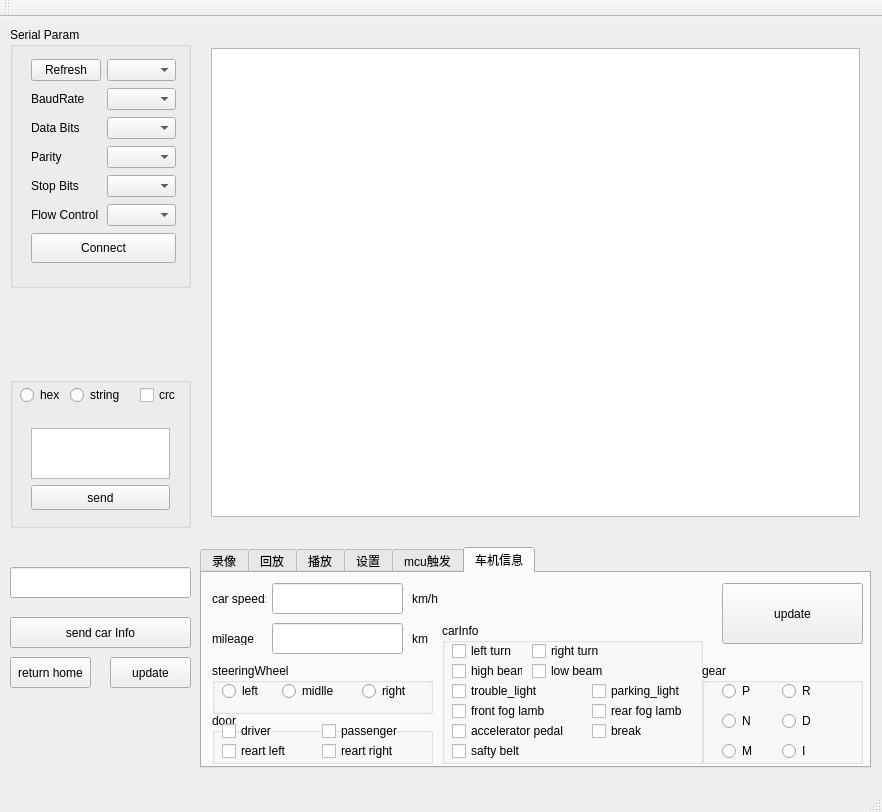
<?xml version="1.0" encoding="UTF-8"?>
<ui version="4.0">
 <class>MainWindow</class>
 <widget class="QMainWindow" name="MainWindow">
  <property name="geometry">
   <rect>
    <x>0</x>
    <y>0</y>
    <width>882</width>
    <height>812</height>
   </rect>
  </property>
  <property name="windowTitle">
   <string>qf_com_assistant</string>
  </property>
  <widget class="QWidget" name="centralWidget">
   <widget class="QGroupBox" name="groupBox">
    <property name="geometry">
     <rect>
      <x>10</x>
      <y>10</y>
      <width>181</width>
      <height>261</height>
     </rect>
    </property>
    <property name="title">
     <string>Serial Param</string>
    </property>
    <widget class="QWidget" name="gridLayoutWidget">
     <property name="geometry">
      <rect>
       <x>10</x>
       <y>20</y>
       <width>167</width>
       <height>231</height>
      </rect>
     </property>
     <layout class="QGridLayout" name="gridLayout">
      <item row="2" column="1">
       <widget class="QComboBox" name="comboBox_dataBits"/>
      </item>
      <item row="4" column="1">
       <widget class="QComboBox" name="comboBox_stopBits"/>
      </item>
      <item row="5" column="0">
       <widget class="QLabel" name="label_5">
        <property name="text">
         <string>Flow Control</string>
        </property>
       </widget>
      </item>
      <item row="4" column="0">
       <widget class="QLabel" name="label_4">
        <property name="text">
         <string>Stop Bits</string>
        </property>
       </widget>
      </item>
      <item row="1" column="0">
       <widget class="QLabel" name="label">
        <property name="text">
         <string>BaudRate</string>
        </property>
       </widget>
      </item>
      <item row="2" column="0">
       <widget class="QLabel" name="label_2">
        <property name="text">
         <string>Data Bits</string>
        </property>
       </widget>
      </item>
      <item row="1" column="1">
       <widget class="QComboBox" name="comboBox_baudRate"/>
      </item>
      <item row="0" column="0">
       <widget class="QPushButton" name="pushButton_refresh">
        <property name="text">
         <string>Refresh</string>
        </property>
       </widget>
      </item>
      <item row="3" column="0">
       <widget class="QLabel" name="label_3">
        <property name="text">
         <string>Parity</string>
        </property>
       </widget>
      </item>
      <item row="0" column="1">
       <widget class="QComboBox" name="comboBox_portsNum"/>
      </item>
      <item row="3" column="1">
       <widget class="QComboBox" name="comboBox_parity"/>
      </item>
      <item row="5" column="1">
       <widget class="QComboBox" name="comboBox_flowControl"/>
      </item>
      <item row="6" column="0" colspan="2">
       <widget class="QPushButton" name="pushButton_connectAndDisconnect">
        <property name="minimumSize">
         <size>
          <width>0</width>
          <height>30</height>
         </size>
        </property>
        <property name="text">
         <string>Connect</string>
        </property>
       </widget>
      </item>
     </layout>
    </widget>
   </widget>
   <widget class="QWidget" name="gridLayoutWidget_2">
    <property name="geometry">
     <rect>
      <x>200</x>
      <y>20</y>
      <width>671</width>
      <height>491</height>
     </rect>
    </property>
    <layout class="QGridLayout" name="gridLayout_2">
     <item row="0" column="0">
      <widget class="QPlainTextEdit" name="plainTextEdit_console"/>
     </item>
    </layout>
   </widget>
   <widget class="QGroupBox" name="groupBox_2">
    <property name="geometry">
     <rect>
      <x>10</x>
      <y>360</y>
      <width>181</width>
      <height>151</height>
     </rect>
    </property>
    <property name="title">
     <string/>
    </property>
    <widget class="QRadioButton" name="radioButton_sendHex">
     <property name="geometry">
      <rect>
       <x>10</x>
       <y>10</y>
       <width>51</width>
       <height>16</height>
      </rect>
     </property>
     <property name="text">
      <string>hex</string>
     </property>
    </widget>
    <widget class="QRadioButton" name="radioButton_sendString">
     <property name="geometry">
      <rect>
       <x>60</x>
       <y>10</y>
       <width>61</width>
       <height>16</height>
      </rect>
     </property>
     <property name="text">
      <string>string</string>
     </property>
    </widget>
    <widget class="QWidget" name="gridLayoutWidget_3">
     <property name="geometry">
      <rect>
       <x>10</x>
       <y>40</y>
       <width>161</width>
       <height>104</height>
      </rect>
     </property>
     <layout class="QGridLayout" name="gridLayout_4">
      <item row="1" column="0">
       <widget class="QPlainTextEdit" name="plainTextEdit_send"/>
      </item>
      <item row="2" column="0">
       <widget class="QPushButton" name="pushButton_sendInput">
        <property name="minimumSize">
         <size>
          <width>0</width>
          <height>25</height>
         </size>
        </property>
        <property name="text">
         <string>send</string>
        </property>
       </widget>
      </item>
     </layout>
    </widget>
    <widget class="QCheckBox" name="checkBox_sndWithCrc">
     <property name="geometry">
      <rect>
       <x>130</x>
       <y>10</y>
       <width>41</width>
       <height>16</height>
      </rect>
     </property>
     <property name="text">
      <string>crc</string>
     </property>
    </widget>
   </widget>
   <widget class="QTabWidget" name="tabWidget">
    <property name="geometry">
     <rect>
      <x>200</x>
      <y>530</y>
      <width>671</width>
      <height>221</height>
     </rect>
    </property>
    <property name="currentIndex">
     <number>5</number>
    </property>
    <widget class="QWidget" name="tab">
     <attribute name="title">
      <string>录像</string>
     </attribute>
     <widget class="QPushButton" name="pushButton_micOn">
      <property name="geometry">
       <rect>
        <x>20</x>
        <y>80</y>
        <width>75</width>
        <height>23</height>
       </rect>
      </property>
      <property name="text">
       <string>mic_on</string>
      </property>
     </widget>
     <widget class="QPushButton" name="pushButton_micOff">
      <property name="geometry">
       <rect>
        <x>100</x>
        <y>80</y>
        <width>75</width>
        <height>23</height>
       </rect>
      </property>
      <property name="text">
       <string>mic_off</string>
      </property>
     </widget>
     <widget class="QPushButton" name="pushButton_recStart">
      <property name="geometry">
       <rect>
        <x>20</x>
        <y>10</y>
        <width>75</width>
        <height>23</height>
       </rect>
      </property>
      <property name="text">
       <string>rec_start</string>
      </property>
     </widget>
     <widget class="QPushButton" name="pushButton_recStop">
      <property name="geometry">
       <rect>
        <x>100</x>
        <y>10</y>
        <width>75</width>
        <height>23</height>
       </rect>
      </property>
      <property name="text">
       <string>rec_stop</string>
      </property>
     </widget>
     <widget class="QPushButton" name="pushButton_eventStart">
      <property name="geometry">
       <rect>
        <x>20</x>
        <y>40</y>
        <width>75</width>
        <height>23</height>
       </rect>
      </property>
      <property name="text">
       <string>event</string>
      </property>
     </widget>
     <widget class="QPushButton" name="pushButton_capture">
      <property name="geometry">
       <rect>
        <x>100</x>
        <y>40</y>
        <width>75</width>
        <height>23</height>
       </rect>
      </property>
      <property name="text">
       <string>capture</string>
      </property>
     </widget>
     <widget class="QPushButton" name="pushButton_normalBrowse">
      <property name="geometry">
       <rect>
        <x>210</x>
        <y>10</y>
        <width>75</width>
        <height>23</height>
       </rect>
      </property>
      <property name="text">
       <string>normal</string>
      </property>
     </widget>
    </widget>
    <widget class="QWidget" name="tab_2">
     <attribute name="title">
      <string>回放</string>
     </attribute>
     <widget class="QPushButton" name="pushButton_prevPage">
      <property name="geometry">
       <rect>
        <x>20</x>
        <y>70</y>
        <width>75</width>
        <height>23</height>
       </rect>
      </property>
      <property name="text">
       <string>prev_page</string>
      </property>
     </widget>
     <widget class="QPushButton" name="pushButton_nextPage">
      <property name="geometry">
       <rect>
        <x>110</x>
        <y>70</y>
        <width>75</width>
        <height>23</height>
       </rect>
      </property>
      <property name="text">
       <string>next_page</string>
      </property>
     </widget>
     <widget class="QPushButton" name="pushButton_photoBrowse">
      <property name="geometry">
       <rect>
        <x>200</x>
        <y>40</y>
        <width>75</width>
        <height>23</height>
       </rect>
      </property>
      <property name="text">
       <string>photo</string>
      </property>
     </widget>
     <widget class="QPushButton" name="pushButton_eventBrowse">
      <property name="geometry">
       <rect>
        <x>110</x>
        <y>40</y>
        <width>75</width>
        <height>23</height>
       </rect>
      </property>
      <property name="text">
       <string>event</string>
      </property>
     </widget>
     <widget class="QPushButton" name="pushButton_normalBrowse_inThumb">
      <property name="geometry">
       <rect>
        <x>20</x>
        <y>40</y>
        <width>75</width>
        <height>23</height>
       </rect>
      </property>
      <property name="text">
       <string>normal</string>
      </property>
     </widget>
     <widget class="QPushButton" name="pushButton_exitBrowse">
      <property name="geometry">
       <rect>
        <x>10</x>
        <y>10</y>
        <width>75</width>
        <height>23</height>
       </rect>
      </property>
      <property name="text">
       <string>exit_browse</string>
      </property>
     </widget>
     <widget class="QPushButton" name="pushButton_deleteAll">
      <property name="geometry">
       <rect>
        <x>70</x>
        <y>100</y>
        <width>75</width>
        <height>23</height>
       </rect>
      </property>
      <property name="text">
       <string>delete all</string>
      </property>
     </widget>
     <widget class="QGroupBox" name="groupBox_3">
      <property name="geometry">
       <rect>
        <x>520</x>
        <y>0</y>
        <width>131</width>
        <height>121</height>
       </rect>
      </property>
      <property name="title">
       <string/>
      </property>
      <widget class="QRadioButton" name="radioButton_1">
       <property name="geometry">
        <rect>
         <x>10</x>
         <y>10</y>
         <width>31</width>
         <height>16</height>
        </rect>
       </property>
       <property name="text">
        <string>1</string>
       </property>
      </widget>
      <widget class="QRadioButton" name="radioButton_2">
       <property name="geometry">
        <rect>
         <x>50</x>
         <y>10</y>
         <width>31</width>
         <height>16</height>
        </rect>
       </property>
       <property name="text">
        <string>2</string>
       </property>
      </widget>
      <widget class="QRadioButton" name="radioButton_3">
       <property name="geometry">
        <rect>
         <x>90</x>
         <y>10</y>
         <width>31</width>
         <height>16</height>
        </rect>
       </property>
       <property name="text">
        <string>3</string>
       </property>
      </widget>
      <widget class="QRadioButton" name="radioButton_4">
       <property name="geometry">
        <rect>
         <x>10</x>
         <y>30</y>
         <width>31</width>
         <height>16</height>
        </rect>
       </property>
       <property name="text">
        <string>4</string>
       </property>
      </widget>
      <widget class="QRadioButton" name="radioButton_5">
       <property name="geometry">
        <rect>
         <x>50</x>
         <y>30</y>
         <width>31</width>
         <height>16</height>
        </rect>
       </property>
       <property name="text">
        <string>5</string>
       </property>
      </widget>
      <widget class="QRadioButton" name="radioButton_6">
       <property name="geometry">
        <rect>
         <x>90</x>
         <y>30</y>
         <width>31</width>
         <height>16</height>
        </rect>
       </property>
       <property name="text">
        <string>6</string>
       </property>
      </widget>
      <widget class="QRadioButton" name="radioButton_8">
       <property name="geometry">
        <rect>
         <x>50</x>
         <y>50</y>
         <width>31</width>
         <height>16</height>
        </rect>
       </property>
       <property name="text">
        <string>8</string>
       </property>
      </widget>
      <widget class="QRadioButton" name="radioButton_9">
       <property name="geometry">
        <rect>
         <x>90</x>
         <y>50</y>
         <width>31</width>
         <height>16</height>
        </rect>
       </property>
       <property name="text">
        <string>9</string>
       </property>
      </widget>
      <widget class="QRadioButton" name="radioButton_7">
       <property name="geometry">
        <rect>
         <x>10</x>
         <y>50</y>
         <width>31</width>
         <height>16</height>
        </rect>
       </property>
       <property name="text">
        <string>7</string>
       </property>
      </widget>
      <widget class="QPushButton" name="pushButton_playWithIndex">
       <property name="geometry">
        <rect>
         <x>30</x>
         <y>80</y>
         <width>75</width>
         <height>23</height>
        </rect>
       </property>
       <property name="text">
        <string>play</string>
       </property>
      </widget>
     </widget>
     <widget class="QGroupBox" name="groupBox_4">
      <property name="geometry">
       <rect>
        <x>320</x>
        <y>0</y>
        <width>191</width>
        <height>121</height>
       </rect>
      </property>
      <property name="title">
       <string/>
      </property>
      <widget class="QCheckBox" name="checkBox_1">
       <property name="geometry">
        <rect>
         <x>10</x>
         <y>10</y>
         <width>31</width>
         <height>16</height>
        </rect>
       </property>
       <property name="text">
        <string>1</string>
       </property>
      </widget>
      <widget class="QCheckBox" name="checkBox_2">
       <property name="geometry">
        <rect>
         <x>50</x>
         <y>10</y>
         <width>31</width>
         <height>16</height>
        </rect>
       </property>
       <property name="text">
        <string>2</string>
       </property>
      </widget>
      <widget class="QCheckBox" name="checkBox_3">
       <property name="geometry">
        <rect>
         <x>90</x>
         <y>10</y>
         <width>31</width>
         <height>16</height>
        </rect>
       </property>
       <property name="text">
        <string>3</string>
       </property>
      </widget>
      <widget class="QCheckBox" name="checkBox_6">
       <property name="geometry">
        <rect>
         <x>90</x>
         <y>30</y>
         <width>31</width>
         <height>16</height>
        </rect>
       </property>
       <property name="text">
        <string>6</string>
       </property>
      </widget>
      <widget class="QCheckBox" name="checkBox_4">
       <property name="geometry">
        <rect>
         <x>10</x>
         <y>30</y>
         <width>31</width>
         <height>16</height>
        </rect>
       </property>
       <property name="text">
        <string>4</string>
       </property>
      </widget>
      <widget class="QCheckBox" name="checkBox_5">
       <property name="geometry">
        <rect>
         <x>50</x>
         <y>30</y>
         <width>31</width>
         <height>16</height>
        </rect>
       </property>
       <property name="text">
        <string>5</string>
       </property>
      </widget>
      <widget class="QCheckBox" name="checkBox_8">
       <property name="geometry">
        <rect>
         <x>50</x>
         <y>50</y>
         <width>31</width>
         <height>16</height>
        </rect>
       </property>
       <property name="text">
        <string>8</string>
       </property>
      </widget>
      <widget class="QCheckBox" name="checkBox_7">
       <property name="geometry">
        <rect>
         <x>10</x>
         <y>50</y>
         <width>31</width>
         <height>16</height>
        </rect>
       </property>
       <property name="text">
        <string>7</string>
       </property>
      </widget>
      <widget class="QCheckBox" name="checkBox_9">
       <property name="geometry">
        <rect>
         <x>90</x>
         <y>50</y>
         <width>31</width>
         <height>16</height>
        </rect>
       </property>
       <property name="text">
        <string>9</string>
       </property>
      </widget>
      <widget class="QPushButton" name="pushButton_move">
       <property name="geometry">
        <rect>
         <x>10</x>
         <y>90</y>
         <width>51</width>
         <height>23</height>
        </rect>
       </property>
       <property name="text">
        <string>move</string>
       </property>
      </widget>
      <widget class="QPushButton" name="pushButton_delete">
       <property name="geometry">
        <rect>
         <x>70</x>
         <y>90</y>
         <width>51</width>
         <height>23</height>
        </rect>
       </property>
       <property name="text">
        <string>delete</string>
       </property>
      </widget>
      <widget class="QCheckBox" name="checkBox_all">
       <property name="geometry">
        <rect>
         <x>130</x>
         <y>10</y>
         <width>41</width>
         <height>16</height>
        </rect>
       </property>
       <property name="text">
        <string>all</string>
       </property>
      </widget>
      <widget class="QPushButton" name="pushButton_clearCheckBox">
       <property name="geometry">
        <rect>
         <x>130</x>
         <y>40</y>
         <width>51</width>
         <height>23</height>
        </rect>
       </property>
       <property name="text">
        <string>clear</string>
       </property>
      </widget>
     </widget>
    </widget>
    <widget class="QWidget" name="tab_4">
     <attribute name="title">
      <string>播放</string>
     </attribute>
     <widget class="QPushButton" name="pushButton_play">
      <property name="geometry">
       <rect>
        <x>160</x>
        <y>30</y>
        <width>75</width>
        <height>23</height>
       </rect>
      </property>
      <property name="text">
       <string>play</string>
      </property>
     </widget>
     <widget class="QPushButton" name="pushButton_pause">
      <property name="geometry">
       <rect>
        <x>160</x>
        <y>60</y>
        <width>75</width>
        <height>23</height>
       </rect>
      </property>
      <property name="text">
       <string>pause</string>
      </property>
     </widget>
     <widget class="QPushButton" name="pushButton_playPrev">
      <property name="geometry">
       <rect>
        <x>90</x>
        <y>30</y>
        <width>61</width>
        <height>23</height>
       </rect>
      </property>
      <property name="text">
       <string>prev</string>
      </property>
     </widget>
     <widget class="QPushButton" name="pushButton_playNext">
      <property name="geometry">
       <rect>
        <x>250</x>
        <y>30</y>
        <width>61</width>
        <height>23</height>
       </rect>
      </property>
      <property name="text">
       <string>next</string>
      </property>
     </widget>
     <widget class="QPushButton" name="pushButton_exitPlay">
      <property name="geometry">
       <rect>
        <x>10</x>
        <y>0</y>
        <width>71</width>
        <height>23</height>
       </rect>
      </property>
      <property name="text">
       <string>exit_play</string>
      </property>
     </widget>
    </widget>
    <widget class="QWidget" name="tab_3">
     <attribute name="title">
      <string>设置</string>
     </attribute>
     <widget class="QPushButton" name="pushButton_1080p">
      <property name="geometry">
       <rect>
        <x>20</x>
        <y>10</y>
        <width>61</width>
        <height>23</height>
       </rect>
      </property>
      <property name="text">
       <string>1080p</string>
      </property>
     </widget>
     <widget class="QPushButton" name="pushButton_720p">
      <property name="geometry">
       <rect>
        <x>90</x>
        <y>10</y>
        <width>61</width>
        <height>23</height>
       </rect>
      </property>
      <property name="text">
       <string>720p</string>
      </property>
     </widget>
     <widget class="QPushButton" name="pushButton_5min">
      <property name="geometry">
       <rect>
        <x>20</x>
        <y>40</y>
        <width>61</width>
        <height>23</height>
       </rect>
      </property>
      <property name="text">
       <string>5min</string>
      </property>
     </widget>
     <widget class="QPushButton" name="pushButton_3min">
      <property name="geometry">
       <rect>
        <x>90</x>
        <y>40</y>
        <width>61</width>
        <height>23</height>
       </rect>
      </property>
      <property name="text">
       <string>3min</string>
      </property>
     </widget>
     <widget class="QPushButton" name="pushButton_1min">
      <property name="geometry">
       <rect>
        <x>160</x>
        <y>40</y>
        <width>61</width>
        <height>23</height>
       </rect>
      </property>
      <property name="text">
       <string>1min</string>
      </property>
     </widget>
     <widget class="QPushButton" name="pushButton_format">
      <property name="geometry">
       <rect>
        <x>20</x>
        <y>70</y>
        <width>91</width>
        <height>31</height>
       </rect>
      </property>
      <property name="text">
       <string>format</string>
      </property>
     </widget>
     <widget class="QPushButton" name="pushButton_loadDef">
      <property name="geometry">
       <rect>
        <x>130</x>
        <y>70</y>
        <width>81</width>
        <height>31</height>
       </rect>
      </property>
      <property name="text">
       <string>load_def</string>
      </property>
     </widget>
     <widget class="QPushButton" name="pushButton_wifiOn">
      <property name="geometry">
       <rect>
        <x>240</x>
        <y>10</y>
        <width>61</width>
        <height>23</height>
       </rect>
      </property>
      <property name="text">
       <string>wifi on</string>
      </property>
     </widget>
     <widget class="QPushButton" name="pushButton_wifiOff">
      <property name="geometry">
       <rect>
        <x>300</x>
        <y>10</y>
        <width>61</width>
        <height>23</height>
       </rect>
      </property>
      <property name="text">
       <string>wifi off</string>
      </property>
     </widget>
    </widget>
    <widget class="QWidget" name="tab_9">
     <attribute name="title">
      <string>mcu触发</string>
     </attribute>
     <widget class="QPushButton" name="pushButton_updateTime">
      <property name="geometry">
       <rect>
        <x>40</x>
        <y>90</y>
        <width>111</width>
        <height>23</height>
       </rect>
      </property>
      <property name="text">
       <string>update time</string>
      </property>
     </widget>
     <widget class="QPushButton" name="pushButton_eventStart_byMcu">
      <property name="geometry">
       <rect>
        <x>10</x>
        <y>20</y>
        <width>81</width>
        <height>23</height>
       </rect>
      </property>
      <property name="text">
       <string>event record</string>
      </property>
     </widget>
     <widget class="QPushButton" name="pushButton_powerOff">
      <property name="geometry">
       <rect>
        <x>100</x>
        <y>20</y>
        <width>81</width>
        <height>23</height>
       </rect>
      </property>
      <property name="text">
       <string>power off</string>
      </property>
     </widget>
     <widget class="QPushButton" name="pushButton_stopRec_byMcu">
      <property name="geometry">
       <rect>
        <x>100</x>
        <y>50</y>
        <width>81</width>
        <height>23</height>
       </rect>
      </property>
      <property name="text">
       <string>stop rec</string>
      </property>
     </widget>
     <widget class="QPushButton" name="pushButton_startRec_byMcu">
      <property name="geometry">
       <rect>
        <x>10</x>
        <y>50</y>
        <width>81</width>
        <height>23</height>
       </rect>
      </property>
      <property name="text">
       <string>start rec</string>
      </property>
     </widget>
    </widget>
    <widget class="QWidget" name="tab_5">
     <attribute name="title">
      <string>车机信息</string>
     </attribute>
     <widget class="QLineEdit" name="lineEdit_carInfo_speed">
      <property name="geometry">
       <rect>
        <x>70</x>
        <y>10</y>
        <width>131</width>
        <height>31</height>
       </rect>
      </property>
     </widget>
     <widget class="QLabel" name="label_6">
      <property name="geometry">
       <rect>
        <x>10</x>
        <y>20</y>
        <width>54</width>
        <height>12</height>
       </rect>
      </property>
      <property name="text">
       <string>car speed:</string>
      </property>
     </widget>
     <widget class="QLabel" name="label_7">
      <property name="geometry">
       <rect>
        <x>210</x>
        <y>20</y>
        <width>54</width>
        <height>12</height>
       </rect>
      </property>
      <property name="text">
       <string>km/h</string>
      </property>
     </widget>
     <widget class="QGroupBox" name="groupBox_5">
      <property name="geometry">
       <rect>
        <x>240</x>
        <y>50</y>
        <width>261</width>
        <height>141</height>
       </rect>
      </property>
      <property name="title">
       <string>carInfo</string>
      </property>
      <widget class="QCheckBox" name="checkBox_carInfo_leftTurn">
       <property name="geometry">
        <rect>
         <x>10</x>
         <y>20</y>
         <width>81</width>
         <height>16</height>
        </rect>
       </property>
       <property name="text">
        <string>left turn</string>
       </property>
      </widget>
      <widget class="QCheckBox" name="checkBox_carInfo_rightTurn">
       <property name="geometry">
        <rect>
         <x>90</x>
         <y>20</y>
         <width>81</width>
         <height>16</height>
        </rect>
       </property>
       <property name="text">
        <string>right turn</string>
       </property>
      </widget>
      <widget class="QCheckBox" name="checkBox_carInfo_highBeam">
       <property name="geometry">
        <rect>
         <x>10</x>
         <y>40</y>
         <width>71</width>
         <height>16</height>
        </rect>
       </property>
       <property name="text">
        <string>high beam</string>
       </property>
      </widget>
      <widget class="QCheckBox" name="checkBox_carInfo_lowBeam">
       <property name="geometry">
        <rect>
         <x>90</x>
         <y>40</y>
         <width>71</width>
         <height>16</height>
        </rect>
       </property>
       <property name="text">
        <string>low beam</string>
       </property>
      </widget>
      <widget class="QCheckBox" name="checkBox_carInfo_troubleLight">
       <property name="geometry">
        <rect>
         <x>10</x>
         <y>60</y>
         <width>101</width>
         <height>16</height>
        </rect>
       </property>
       <property name="text">
        <string>trouble_light</string>
       </property>
      </widget>
      <widget class="QCheckBox" name="checkBox_carInfo_parkingLight">
       <property name="geometry">
        <rect>
         <x>150</x>
         <y>60</y>
         <width>101</width>
         <height>16</height>
        </rect>
       </property>
       <property name="text">
        <string>parking_light</string>
       </property>
      </widget>
      <widget class="QCheckBox" name="checkBox_carInfo_frontFogLamb">
       <property name="geometry">
        <rect>
         <x>10</x>
         <y>80</y>
         <width>111</width>
         <height>16</height>
        </rect>
       </property>
       <property name="text">
        <string>front fog lamb</string>
       </property>
      </widget>
      <widget class="QCheckBox" name="checkBox_carInfo_rearFogLamb">
       <property name="geometry">
        <rect>
         <x>150</x>
         <y>80</y>
         <width>101</width>
         <height>16</height>
        </rect>
       </property>
       <property name="text">
        <string>rear fog lamb</string>
       </property>
      </widget>
      <widget class="QCheckBox" name="checkBox_carInfo_acceleratorPedal">
       <property name="geometry">
        <rect>
         <x>10</x>
         <y>100</y>
         <width>141</width>
         <height>16</height>
        </rect>
       </property>
       <property name="text">
        <string>accelerator pedal</string>
       </property>
      </widget>
      <widget class="QCheckBox" name="checkBox_carInfo_break">
       <property name="geometry">
        <rect>
         <x>150</x>
         <y>100</y>
         <width>61</width>
         <height>16</height>
        </rect>
       </property>
       <property name="text">
        <string>break</string>
       </property>
      </widget>
      <widget class="QCheckBox" name="checkBox_carInfo_saftyBelt">
       <property name="geometry">
        <rect>
         <x>10</x>
         <y>120</y>
         <width>81</width>
         <height>16</height>
        </rect>
       </property>
       <property name="text">
        <string>safty belt</string>
       </property>
      </widget>
     </widget>
     <widget class="QLabel" name="label_8">
      <property name="geometry">
       <rect>
        <x>10</x>
        <y>60</y>
        <width>54</width>
        <height>12</height>
       </rect>
      </property>
      <property name="text">
       <string>mileage</string>
      </property>
     </widget>
     <widget class="QLabel" name="label_9">
      <property name="geometry">
       <rect>
        <x>210</x>
        <y>60</y>
        <width>54</width>
        <height>12</height>
       </rect>
      </property>
      <property name="text">
       <string>km</string>
      </property>
     </widget>
     <widget class="QLineEdit" name="lineEdit_carInfo_mileage">
      <property name="geometry">
       <rect>
        <x>70</x>
        <y>50</y>
        <width>131</width>
        <height>31</height>
       </rect>
      </property>
     </widget>
     <widget class="QGroupBox" name="groupBox_6">
      <property name="geometry">
       <rect>
        <x>10</x>
        <y>90</y>
        <width>221</width>
        <height>51</height>
       </rect>
      </property>
      <property name="title">
       <string>steeringWheel</string>
      </property>
      <widget class="QRadioButton" name="radioButton_carInfo_steeringWheel_left">
       <property name="geometry">
        <rect>
         <x>10</x>
         <y>20</y>
         <width>51</width>
         <height>16</height>
        </rect>
       </property>
       <property name="text">
        <string>left</string>
       </property>
      </widget>
      <widget class="QRadioButton" name="radioButton_carInfo_steeringWheel_middle">
       <property name="geometry">
        <rect>
         <x>70</x>
         <y>20</y>
         <width>71</width>
         <height>16</height>
        </rect>
       </property>
       <property name="text">
        <string>midlle</string>
       </property>
      </widget>
      <widget class="QRadioButton" name="radioButton_carInfo_steeringWheel_right">
       <property name="geometry">
        <rect>
         <x>150</x>
         <y>20</y>
         <width>51</width>
         <height>16</height>
        </rect>
       </property>
       <property name="text">
        <string>right</string>
       </property>
      </widget>
     </widget>
     <widget class="QPushButton" name="pushButton_carInfo_update">
      <property name="geometry">
       <rect>
        <x>520</x>
        <y>10</y>
        <width>141</width>
        <height>61</height>
       </rect>
      </property>
      <property name="text">
       <string>update</string>
      </property>
     </widget>
     <widget class="QGroupBox" name="groupBox_7">
      <property name="geometry">
       <rect>
        <x>10</x>
        <y>140</y>
        <width>221</width>
        <height>51</height>
       </rect>
      </property>
      <property name="title">
       <string>door</string>
      </property>
      <widget class="QCheckBox" name="checkBox_carInfo_door_driver">
       <property name="geometry">
        <rect>
         <x>10</x>
         <y>10</y>
         <width>81</width>
         <height>16</height>
        </rect>
       </property>
       <property name="text">
        <string>driver</string>
       </property>
      </widget>
      <widget class="QCheckBox" name="checkBox_carInfo_door_passenger">
       <property name="geometry">
        <rect>
         <x>110</x>
         <y>10</y>
         <width>91</width>
         <height>16</height>
        </rect>
       </property>
       <property name="text">
        <string>passenger</string>
       </property>
      </widget>
      <widget class="QCheckBox" name="checkBox_carInfo_door_rearLeft">
       <property name="geometry">
        <rect>
         <x>10</x>
         <y>30</y>
         <width>81</width>
         <height>16</height>
        </rect>
       </property>
       <property name="text">
        <string>reart left</string>
       </property>
      </widget>
      <widget class="QCheckBox" name="checkBox_carInfo_door_rearRight">
       <property name="geometry">
        <rect>
         <x>110</x>
         <y>30</y>
         <width>101</width>
         <height>16</height>
        </rect>
       </property>
       <property name="text">
        <string>reart right</string>
       </property>
      </widget>
     </widget>
     <widget class="QGroupBox" name="groupBox_8">
      <property name="geometry">
       <rect>
        <x>500</x>
        <y>90</y>
        <width>161</width>
        <height>101</height>
       </rect>
      </property>
      <property name="title">
       <string>gear</string>
      </property>
      <widget class="QRadioButton" name="radioButton_carInfo_gear_p">
       <property name="geometry">
        <rect>
         <x>20</x>
         <y>20</y>
         <width>41</width>
         <height>16</height>
        </rect>
       </property>
       <property name="text">
        <string>P</string>
       </property>
      </widget>
      <widget class="QRadioButton" name="radioButton_carInfo_gear_R">
       <property name="geometry">
        <rect>
         <x>80</x>
         <y>20</y>
         <width>41</width>
         <height>16</height>
        </rect>
       </property>
       <property name="text">
        <string>R</string>
       </property>
      </widget>
      <widget class="QRadioButton" name="radioButton_carInfo_gear_N">
       <property name="geometry">
        <rect>
         <x>20</x>
         <y>50</y>
         <width>41</width>
         <height>16</height>
        </rect>
       </property>
       <property name="text">
        <string>N</string>
       </property>
      </widget>
      <widget class="QRadioButton" name="radioButton_carInfo_gear_D">
       <property name="geometry">
        <rect>
         <x>80</x>
         <y>50</y>
         <width>41</width>
         <height>16</height>
        </rect>
       </property>
       <property name="text">
        <string>D</string>
       </property>
      </widget>
      <widget class="QRadioButton" name="radioButton_carInfo_gear_M">
       <property name="geometry">
        <rect>
         <x>20</x>
         <y>80</y>
         <width>41</width>
         <height>16</height>
        </rect>
       </property>
       <property name="text">
        <string>M</string>
       </property>
      </widget>
      <widget class="QRadioButton" name="radioButton_carInfo_gear_I">
       <property name="geometry">
        <rect>
         <x>80</x>
         <y>80</y>
         <width>41</width>
         <height>16</height>
        </rect>
       </property>
       <property name="text">
        <string>I</string>
       </property>
      </widget>
     </widget>
    </widget>
   </widget>
   <widget class="QPushButton" name="pushButton_update">
    <property name="geometry">
     <rect>
      <x>110</x>
      <y>640</y>
      <width>81</width>
      <height>31</height>
     </rect>
    </property>
    <property name="text">
     <string>update</string>
    </property>
   </widget>
   <widget class="QPushButton" name="pushButton_returnHome">
    <property name="geometry">
     <rect>
      <x>10</x>
      <y>640</y>
      <width>81</width>
      <height>31</height>
     </rect>
    </property>
    <property name="text">
     <string>return home</string>
    </property>
   </widget>
   <widget class="QLineEdit" name="lineEdit_showTime">
    <property name="geometry">
     <rect>
      <x>10</x>
      <y>550</y>
      <width>181</width>
      <height>31</height>
     </rect>
    </property>
   </widget>
   <widget class="QPushButton" name="pushButton_sendCarInfo">
    <property name="geometry">
     <rect>
      <x>10</x>
      <y>600</y>
      <width>181</width>
      <height>31</height>
     </rect>
    </property>
    <property name="text">
     <string>send car Info</string>
    </property>
   </widget>
  </widget>
  <widget class="QMenuBar" name="menuBar">
   <property name="geometry">
    <rect>
     <x>0</x>
     <y>0</y>
     <width>882</width>
     <height>23</height>
    </rect>
   </property>
  </widget>
  <widget class="QToolBar" name="mainToolBar">
   <attribute name="toolBarArea">
    <enum>TopToolBarArea</enum>
   </attribute>
   <attribute name="toolBarBreak">
    <bool>false</bool>
   </attribute>
  </widget>
  <widget class="QStatusBar" name="statusBar"/>
 </widget>
 <layoutdefault spacing="6" margin="11"/>
 <resources/>
 <connections/>
</ui>
